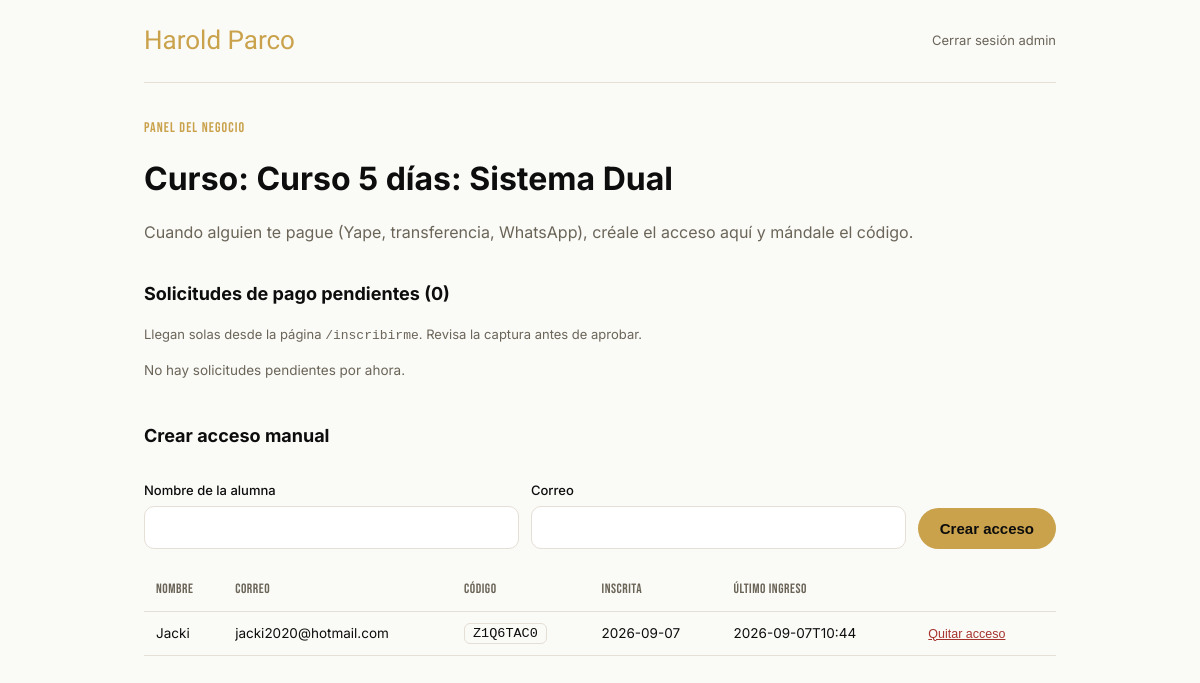
Before: /admin (signed in) with the older database file.
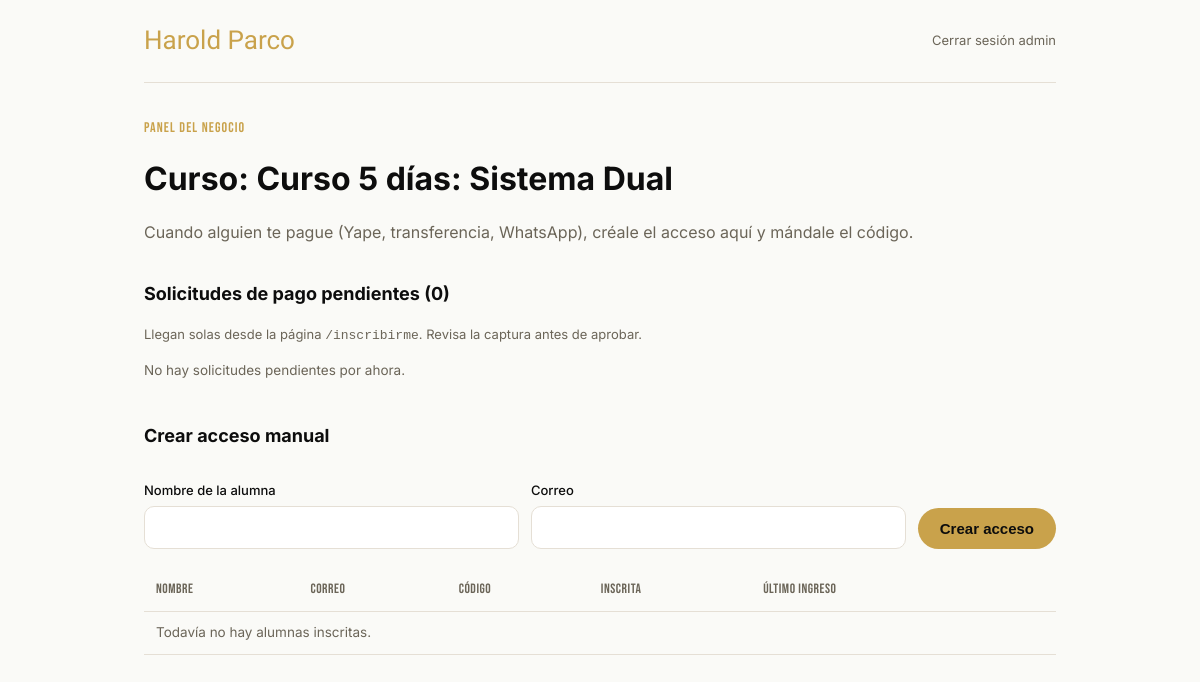
After: the same page with the newer database file.
### tables this page shows
CREATE TABLE students (
            id INTEGER PRIMARY KEY AUTOINCREMENT,
            name TEXT NOT NULL,
            email TEXT NOT NULL UNIQUE,
            access_code TEXT NOT NULL UNIQUE,
            enrolled_at TEXT NOT NULL,
            last_login TEXT
        );

### app.py (the view, shortened to what this page needs)
@app.route("/admin", methods=["GET", "POST"])
@admin_required
def admin_dashboard():
    conn = get_db()
    students = conn.execute("SELECT * FROM students ORDER BY enrolled_at DESC").fetchall()
    pending = conn.execute("SELECT * FROM pending_requests WHERE status = 'pendiente' ORDER BY requested_at DESC").fetchall()
    conn.close()
    return render_template("admin_dashboard.html", students=students, pending=pending, course_title=COURSE_TITLE)

### app.py (called while the page is built)
def get_db():
    conn = sqlite3.connect(DB_PATH)
    conn.row_factory = sqlite3.Row
    return conn

def admin_required(f):
    @wraps(f)
    def wrapper(*args, **kwargs):
        if not session.get("is_admin"):
            return redirect(url_for("admin_login"))
        return f(*args, **kwargs)
    return wrapper

### templates/admin_dashboard.html (shortened to what this page needs)
<!DOCTYPE html>
<html lang="es">
<head>
<link rel="stylesheet" href="/static/style.css">
</head>
<body>
  <div class="wrap">
    <div class="top-nav">
      <span class="brand-name">Harold Parco</span>
      <a class="logout-link" href="/admin/logout">Cerrar sesión admin</a>
    </div>
    <p class="eyebrow">PANEL DEL NEGOCIO</p>
    <h1 style="margin:8px 0 4px;">Curso: {{ course_title }}</h1>
    <p style="color:var(--ink-soft);margin-bottom:10px;">
      Cuando alguien te pague (Yape, transferencia, WhatsApp), créale el acceso aquí y mándale el código.
    </p>
    <h2 style="font-size:18px;margin-top:34px;">Solicitudes de pago pendientes ({{ pending|length }})</h2>
    <p style="color:var(--ink-soft);font-size:13px;margin-bottom:14px;">Llegan solas desde la página <code>/inscribirme</code>. Revisa la captura antes de aprobar.</p>
    {% for p in pending %}
    <div class="lesson" style="display:flex;gap:16px;align-items:center;flex-wrap:wrap;">
      {% if p.proof_file %}
        <a href="/static/uploads/{{ p.proof_file }}" target="_blank">
          <img src="/static/uploads/{{ p.proof_file }}" style="width:70px;height:70px;object-fit:cover;border-radius:8px;border:1px solid var(--line);" onerror="this.outerHTML='<span style=color:var(--ink-soft);font-size:12px;>Ver archivo</span>'">
        </a>
      {% endif %}
      <div style="flex:1;min-width:180px;">
        <strong>{{ p.name }}</strong><br>
        <span style="font-size:13px;color:var(--ink-soft);">{{ p.email }} · WhatsApp: {{ p.whatsapp }}</span>
      </div>
      <form method="post" action="/admin/approve/{{ p.id }}">
        <button class="btn" style="width:auto;padding:10px 18px;margin:0;" type="submit">Aprobar y generar código</button>
      </form>
      <form method="post" action="/admin/reject/{{ p.id }}">
        <button class="remove-btn" type="submit">Rechazar</button>
      </form>
    </div>
    {% else %}
    <p style="color:var(--ink-soft);font-size:13.5px;">No hay solicitudes pendientes por ahora.</p>
    {% endfor %}
    <h2 style="font-size:18px;margin-top:40px;">Crear acceso manual</h2>
    <form method="post" class="add-form">
      <div>
        <label>Nombre de la alumna</label>
        <input type="text" name="name" required>
      </div>
      <div>
        <label>Correo</label>
        <input type="email" name="email" required>
      </div>
      <button class="btn" type="submit">Crear acceso</button>
    </form>
    <table>
      <thead>
        <tr><th>Nombre</th><th>Correo</th><th>Código</th><th>Inscrita</th><th>Último ingreso</th><th></th></tr>
      </thead>
      <tbody>
        {% for s in students %}
        <tr>
          <td>{{ s.name }}</td>
          <td>{{ s.email }}</td>
          <td><span class="code-pill">{{ s.access_code }}</span></td>
          <td>{{ s.enrolled_at[:10] }}</td>
          <td>{{ s.last_login[:16] if s.last_login else '—' }}</td>
          <td>
            <form method="post" action="/admin/remove/{{ s.id }}" onsubmit="return confirm('¿Quitar el acceso de {{ s.name }}?');">
              <button class="remove-btn" type="submit">Quitar acceso</button>
            </form>
          </td>
        </tr>
        {% else %}
        <tr><td colspan="6" style="color:var(--ink-soft);">Todavía no hay alumnas inscritas.</td></tr>
        {% endfor %}
      </tbody>
    </table>
  </div>
</body>
</html>

### static/style.css (style rules this page uses)
:root { --bg:#FAFAF7; --surface:#FFFFFF; --ink:#0D0D0D; --ink-soft:#6B6558; --wine:#C9A24B; --wine-dark:#A6842E; --line:#E5DFD5; }
* { box-sizing:border-box; }
body { margin:0;background:var(--bg);color:var(--ink);font-family:'Inter',sans-serif;line-height:1.6; }
a { color:inherit; }
.wrap { max-width:960px;margin:0 auto;padding:0 24px; }
.brand-name { display:block;text-align:center;font-family:'Great Vibes',cursive;font-size:38px;color:var(--wine);margin-bottom:6px; }
label { display:block;font-size:13px;font-weight:500;margin-bottom:6px;margin-top:14px; }
input[type=text],input[type=email],input[type=password] { width:100%;padding:12px 14px;border:1px solid var(--line);border-radius:10px;font-size:14.5px;font-family:'Inter',sans-serif; }
.btn { display:inline-flex;align-items:center;justify-content:center;width:100%;margin-top:22px;padding:13px;border:none;border-radius:100px;background:var(--wine);color:#0D0D0D;font-weight:600;font-size:15px;cursor:pointer;text-decoration:none; }
.top-nav { display:flex;justify-content:space-between;align-items:center;padding:20px 0;border-bottom:1px solid var(--line);margin-bottom:34px; }
.top-nav .brand-name { margin:0;font-size:26px; }
.logout-link { font-size:13px;color:var(--ink-soft);text-decoration:none; }
.eyebrow { font-family:'Bebas Neue',sans-serif;letter-spacing:.08em;font-size:14px;color:var(--wine); }
table { width:100%;border-collapse:collapse;margin-top:20px; }
th,td { text-align:left;padding:10px 12px;border-bottom:1px solid var(--line);font-size:13.5px; }
th { font-family:'Bebas Neue',sans-serif;letter-spacing:.04em;color:var(--ink-soft);font-weight:400; }
.add-form { display:flex;gap:12px;align-items:end;flex-wrap:wrap;margin-bottom:10px; }
.add-form > div { flex:1;min-width:180px; }
.add-form .btn { width:auto;margin-top:0;padding:12px 22px; }

Changed rows visible on the page:
removed students: name "Jacki", email "jacki2020@hotmail.com", access_code "Z1Q6TAC0", enrolled_at "2026-09-07", last_login "2026-09-07T10:44"
Other visible differences:
text now shown: "Todavía no hay alumnas inscritas."
